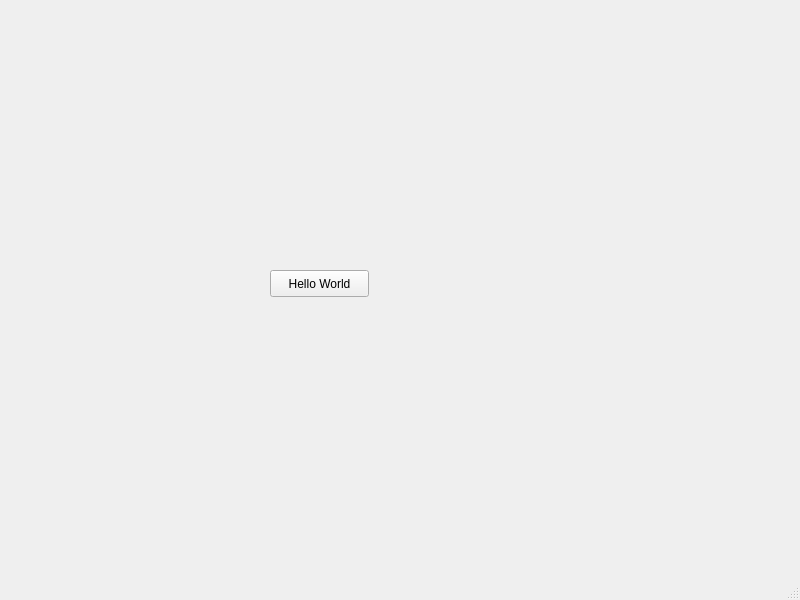
<?xml version="1.0" encoding="UTF-8"?>
<ui version="4.0">
 <class>MainWindow</class>
 <widget class="QMainWindow" name="MainWindow">
  <property name="geometry">
   <rect>
    <x>0</x>
    <y>0</y>
    <width>800</width>
    <height>600</height>
   </rect>
  </property>
  <property name="windowTitle">
   <string>MainWindow</string>
  </property>
  <widget class="QWidget" name="centralwidget">
   <widget class="QPushButton" name="pushButton">
    <property name="geometry">
     <rect>
      <x>270</x>
      <y>270</y>
      <width>99</width>
      <height>27</height>
     </rect>
    </property>
    <property name="text">
     <string>Hello World</string>
    </property>
   </widget>
  </widget>
  <widget class="QMenuBar" name="menubar">
   <property name="geometry">
    <rect>
     <x>0</x>
     <y>0</y>
     <width>800</width>
     <height>25</height>
    </rect>
   </property>
  </widget>
  <widget class="QStatusBar" name="statusbar"/>
 </widget>
 <resources/>
 <connections/>
</ui>
